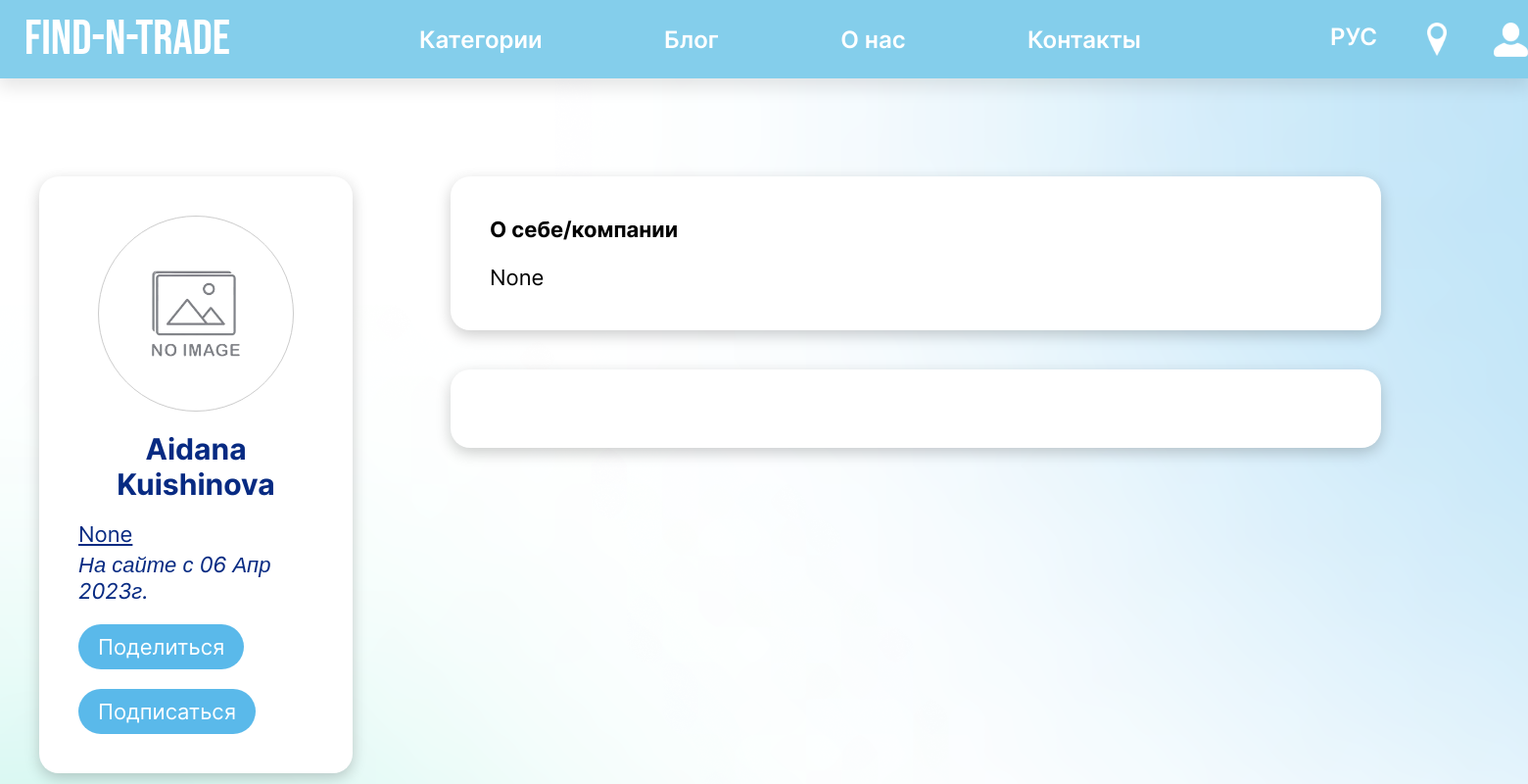
The page /profile/3/ on the database as committed earlier.
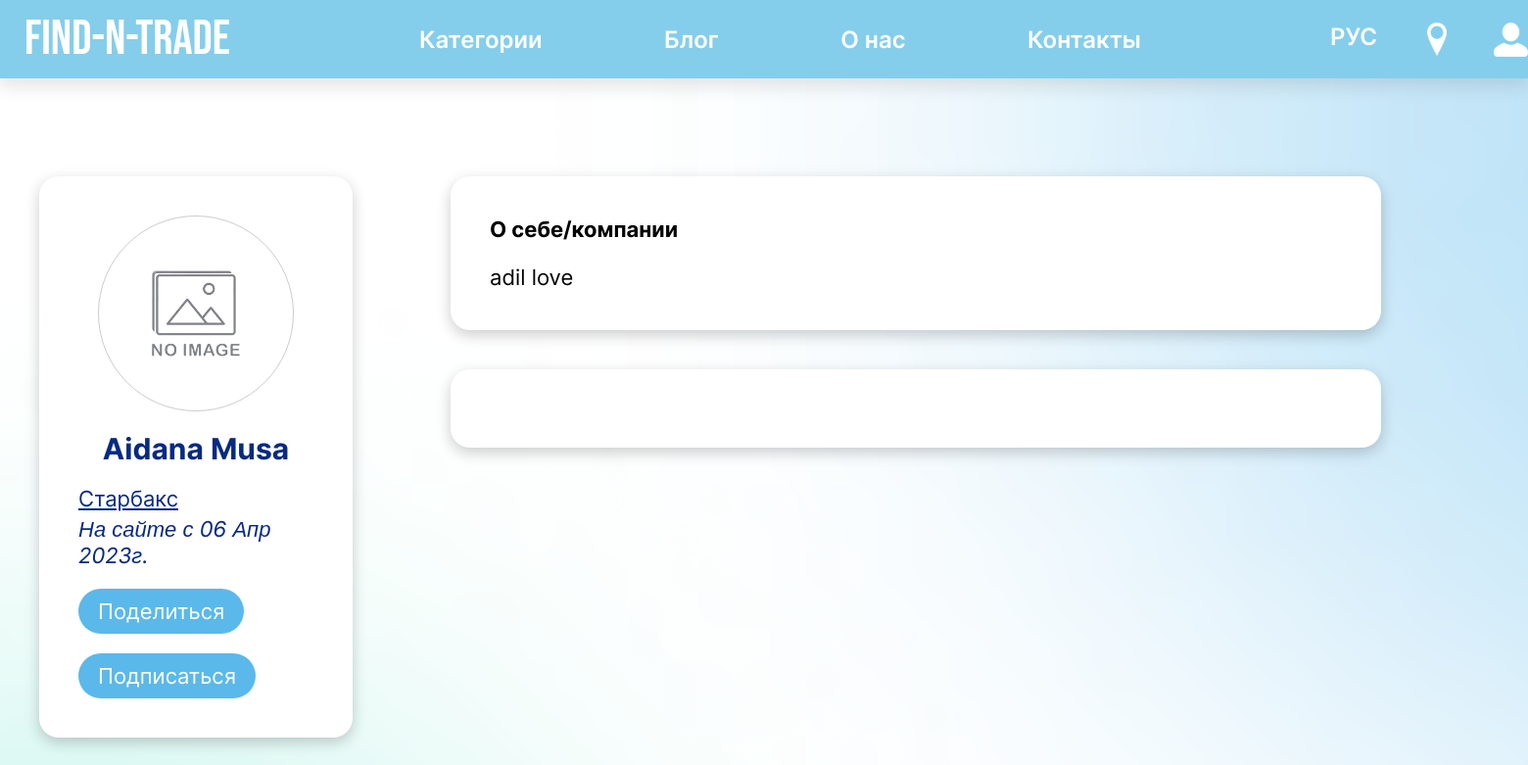
The same page on the database as committed later.
### main/models.py (models this page shows, shortened)
class CustomUser(AbstractBaseUser):
    id = models.AutoField(primary_key=True, verbose_name="ID")
    email = models.EmailField(unique=True, verbose_name="Email")
    name = models.CharField(max_length=26, verbose_name="Name")
    surname = models.CharField(max_length=26, verbose_name="Surname")
    profile = models.OneToOneField(Profile, on_delete=models.CASCADE, blank=True, null=True, verbose_name="Profile")
    reset_password_token = models.UUIDField(blank=True, null=True, default=None, verbose_name="Reset password token")
    date_joined = models.DateTimeField(auto_now_add=True)
    last_login = models.DateTimeField(auto_now=True, verbose_name="Last login")
    is_admin = models.BooleanField(default=False)
    is_active = models.BooleanField(default=True)
    is_staff = models.BooleanField(default=False)
    is_superuser = models.BooleanField(default=False)
    USERNAME_FIELD = "email"
    REQUIRED_FIELDS = ["name", "surname"]
    objects = CustomUserManager()

class Profile(models.Model):
    id = models.AutoField(primary_key=True, verbose_name="ID")
    city = models.CharField(max_length=15, blank=True, null=True, verbose_name="City")
    date_of_birth = models.DateField(max_length=15, blank=True, null=True, verbose_name='Date of birth')
    company_name=models.CharField(max_length=30, blank=True, null=True, verbose_name="Company name")
    description=models.TextField(blank=True, null=True, verbose_name="Description")
    phone_number = models.CharField(max_length=15, blank=True, null=True, verbose_name="Phone number")
    role = models.CharField(max_length=200, choices=Role.choices, verbose_name="Role")
    image_link = models.ImageField(upload_to=user_profile_directory_path, blank=True, null=True,
                                   verbose_name="Profile image")

### main/views.py (the view)
# urls.py: path('profile/<str:id>/', views.OtherProfileView.as_view(), name='other_user_profile'),
class OtherProfileView(TemplateView):
    template_name = "main/other_user_profile.html"
    def get_context_data(self, **kwargs):
        ctx = super(OtherProfileView, self).get_context_data(**kwargs)
        ctx['id'] = self.kwargs['id']
        ctx['ads'] = Ad.objects.filter(user__id=ctx['id'])[0:3]
        print(ctx)
        self.model = CustomUser.objects.get(id=ctx['id'])
        ctx['model'] = self.model
        return ctx

### main/templates/main/other_user_profile.html (shortened to what this page needs)
{% extends 'main/base.html' %}
{% load static %}
{% block content %}
<html>
<head>
   <link rel="stylesheet" href="{% static 'main/css/style_imported.css' %}">
</head>
<body background="images/bg2.png">
    <main>
      <div class="other_users_profile">
        <div class="other_users_profile_left">
          <div class="other_users_profile_left_1">
            <div class="other_users_profile_left_1_image">
              {% if model.profile.image_link.file is not None %}
              <img src="{{model.profile.image_link.url}}" alt="" style="object-fit:cover;
                 object-position: right;
                 width:200px;
                 height:200px;
                 border: solid 1px #CCC;
                 border-radius:15px;">
                 {% else %}
                 <img src="{% static 'main/img/no-image-removebg-preview.png'%}" alt="" style="object-fit:cover;
              object-position: right;
                 width:200px;
                 height:200px;
                 border: solid 1px #CCC">
                 {% endif %}
            </div>
            <br>
            <h2>{{ model.name }} {{ model.surname }}</h2>
            <br>
            <h3>{{ model.profile.company_name }}</h3>
            <em><h4>На сайте с {{ model.date_joined|date:"d M Y" }}г.</h4></em>
            <br>
            <div class="other_users_profile_left_1_buttons">
              <button id="other_users_profile_share"type="submit" name="button">Поделиться</button>
              <button type="submit" name="button">Подписаться</button>
            </div>
          </div>
        </div>
        <div class="other_users_profile_right">
          <div class="other_users_profile_right_1">
            <h2>О себе/компании</h2>
            <br>
            <p>{{ model.profile.description }}</p>
          </div>
          <div class="other_users_profile_right_2">
          </div>
        </div>
      </div>
    </main>
</body>
</html>
{% endblock %}

Rows that differ between the two databases and show on the page:
changed CustomUser "Aidana": surname "Kuishinova" → "Musa"; profile.company_name "None" → "Старбакс"; profile.description "None" → "adil love"
